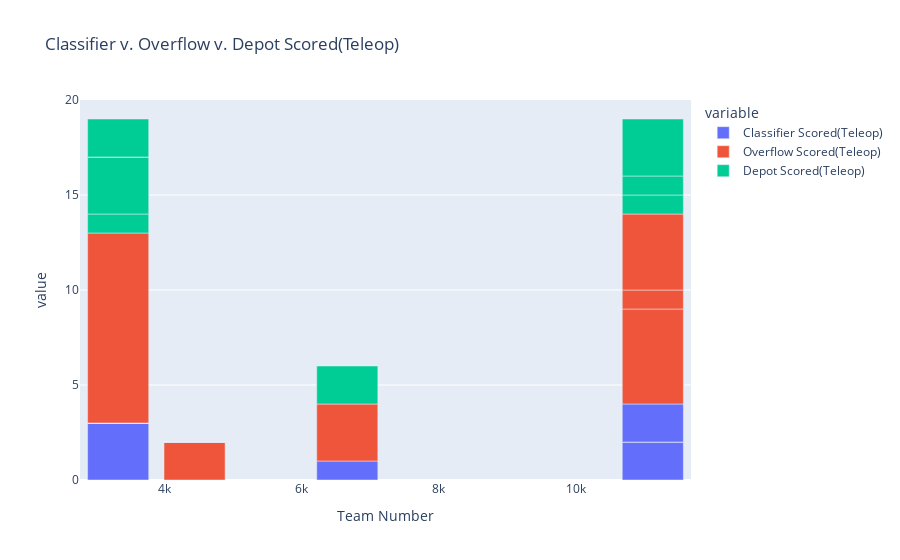

The notebook cell saved with this chart:
### Code cell
#add colors, figure out the line separation thing, team thing
fig = px.bar(new_df, x= "Team Number", y=["Classifier Scored(Teleop)", "Overflow Scored(Teleop)", "Depot Scored(Teleop)"], title="Classifier v. Overflow v. Depot Scored(Teleop)")
fig.show()

### Figure 1 — Plotly figure (JSON) as saved in the notebook; plotly's stock layout.template omitted (floating-point values rounded to 4 significant figures)
{"data": [{"hovertemplate": "variable=Classifier Scored(Teleop)<br>Team Number=%{x}<br>value=%{y}<extra></extra>", "legendgroup": "Classifier Scored(Teleop)", "marker": {"color": "#636efa", "pattern": {"shape": ""}}, "name": "Classifier Scored(Teleop)", "orientation": "v", "showlegend": true, "textposition": "auto", "type": "bar", "x": [3333, 6666, 11111, 4444, 11111, 3333, 4444, 3333, 11111, 3333, 4444], "xaxis": "x", "y": [0, 1, 2, 0, 0, 3, 0, 0, 2, 0, 0], "yaxis": "y"}, {"hovertemplate": "variable=Overflow Scored(Teleop)<br>Team Number=%{x}<br>value=%{y}<extra></extra>", "legendgroup": "Overflow Scored(Teleop)", "marker": {"color": "#EF553B", "pattern": {"shape": ""}}, "name": "Overflow Scored(Teleop)", "orientation": "v", "showlegend": true, "textposition": "auto", "type": "bar", "x": [3333, 6666, 11111, 4444, 11111, 3333, 4444, 3333, 11111, 3333, 4444], "xaxis": "x", "y": [0, 3, 5, 0, 1, 0, 2, 0, 4, 10, 0], "yaxis": "y"}, {"hovertemplate": "variable=Depot Scored(Teleop)<br>Team Number=%{x}<br>value=%{y}<extra></extra>", "legendgroup": "Depot Scored(Teleop)", "marker": {"color": "#00cc96", "pattern": {"shape": ""}}, "name": "Depot Scored(Teleop)", "orientation": "v", "showlegend": true, "textposition": "auto", "type": "bar", "x": [3333, 6666, 11111, 4444, 11111, 3333, 4444, 3333, 11111, 3333, 4444], "xaxis": "x", "y": [1, 2, 1, 0, 1, 3, 0, 0, 3, 2, 0], "yaxis": "y"}], "layout": {"barmode": "relative", "legend": {"title": {"text": "variable"}, "tracegroupgap": 0}, "title": {"text": "Classifier v. Overflow v. Depot Scored(Teleop)"}, "xaxis": {"anchor": "y", "domain": [0, 1], "title": {"text": "Team Number"}}, "yaxis": {"anchor": "x", "domain": [0, 1], "title": {"text": "value"}}}}
